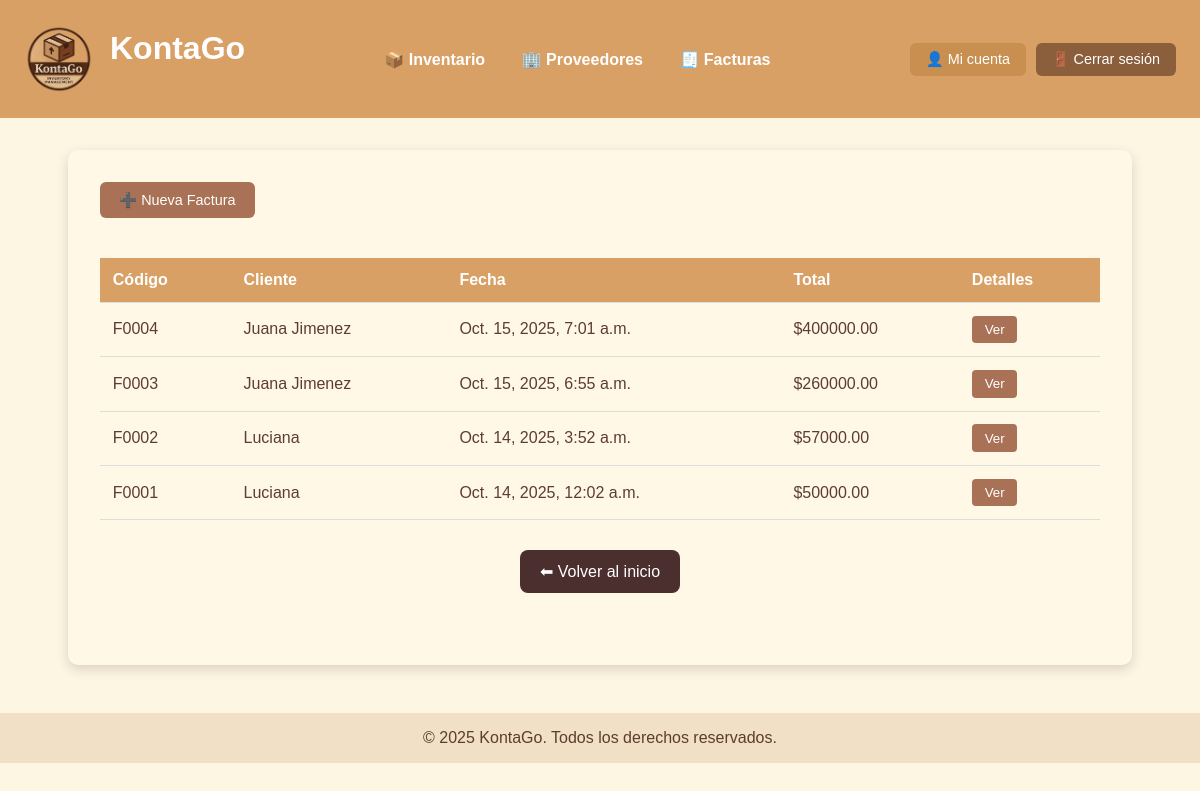
Screenshot of /invoices/ with the database file from the repository.
### invoices/models.py (models this page shows, shortened)
class Factura(models.Model):
    codigo = models.CharField(max_length=20, unique=True)  # ej: F001
    fecha = models.DateTimeField(auto_now_add=True)
    cliente = models.CharField(max_length=100, blank=True, null=True)
    total = models.DecimalField(max_digits=10, decimal_places=2, default=0)

### invoices/views.py (the view)
# urls.py: path('', views.sales_list, name='sales_list'),
def sales_list(request):
    facturas = Factura.objects.prefetch_related("detalles__producto").all().order_by("-fecha")
    return render(request, "sales_list.html", {"facturas": facturas})

### invoices/templates/sales_list.html (shortened to what this page needs)
<!DOCTYPE html>
<html lang="es">
{% extends 'base.html' %}
{% block content %}
</head>
<body>
        <a href="{% url 'register_invoice' %}" class="back-btn">➕ Nueva Factura</a>
        {% if facturas %}
        <table>
            <thead>
                <tr>
                    <th>Código</th>
                    <th>Cliente</th>
                    <th>Fecha</th>
                    <th>Total</th>
                    <th>Detalles</th>
                </tr>
            </thead>
            <tbody>
                {% for factura in facturas %}
                <tr>
                    <td>{{ factura.codigo }}</td>
                    <td>{{ factura.cliente }}</td>
                    <td>{{ factura.fecha }}</td>
                    <td>${{ factura.total }}</td>
                    <td>
                        <button class="btn-toggle" onclick="toggleDetails('{{ factura.id }}')">Ver</button>
                    </td>
                </tr>
                {% endfor %}
            </tbody>
        </table>
        {% else %}
            <p>No hay facturas registradas.</p>
        {% endif %}
    <a href="{% url 'home' %}" class="btn-home">⬅ Volver al inicio</a>
</body>
{% endblock %}

### inventory/templates/base.html (style rules this page uses)
body { font-family: Arial, sans-serif; margin: 0; padding: 0; background: #fdf6e3; color: #5c3d2e; }

### invoices/templates/sales_list.html (style rules this page uses)
table { width: 100%; border-collapse: collapse; margin-top: 1.5rem; }
th, td { padding: 0.8rem; border-bottom: 1px solid #ddd; text-align: left; }
th { background: #d9a066; color: white; }
.btn-toggle { cursor: pointer; background: #a97155; border: none; color: white; padding: 0.4rem 0.8rem; border-radius: 4px; }
.back-btn { display: inline-block; margin-bottom: 1rem; padding: 0.6rem 1.2rem; background: #a97155; color: #fff; border-radius: 6px; text-decoration: none; font-size: 0.9rem; }
.btn-home { display: block; width: fit-content; margin: 30px auto 40px; padding: 12px 20px; background: #4b2e2e; color: #fff; text-decoration: none; border-radius: 8px; font-size: 16px; transition: background 0.2s; }

### rows the page displays
Factura: codigo "F0004", cliente "Juana Jimenez", fecha "Oct. 15, 2025, 7:01 a.m.", total "400000.00"
Factura: codigo "F0003", cliente "Juana Jimenez", fecha "Oct. 15, 2025, 6:55 a.m.", total "260000.00"
Factura: codigo "F0002", cliente "Luciana", fecha "Oct. 14, 2025, 3:52 a.m.", total "57000.00"
Factura: codigo "F0001", cliente "Luciana", fecha "Oct. 14, 2025, 12:02 a.m.", total "50000.00"
